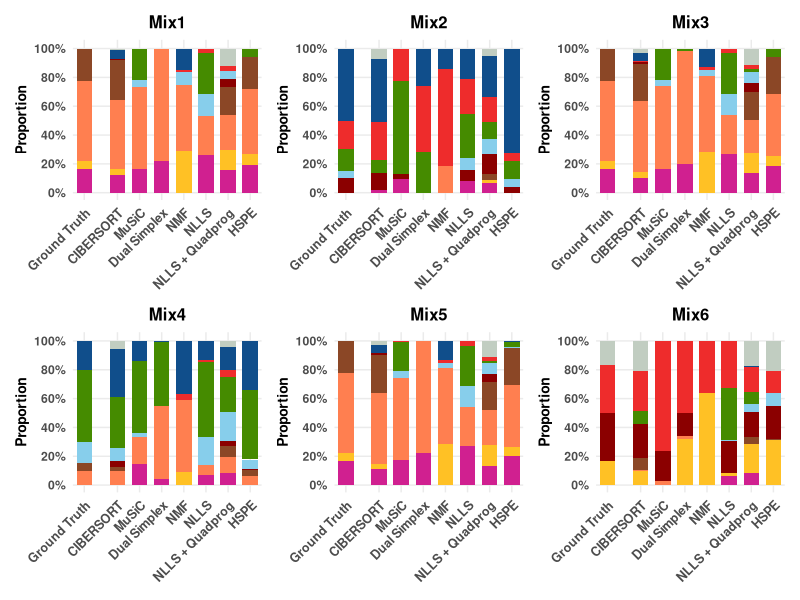
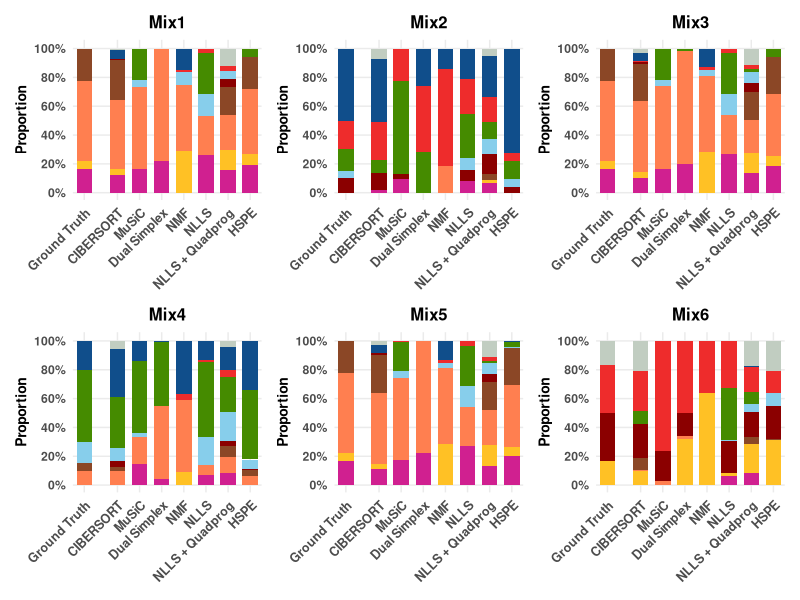
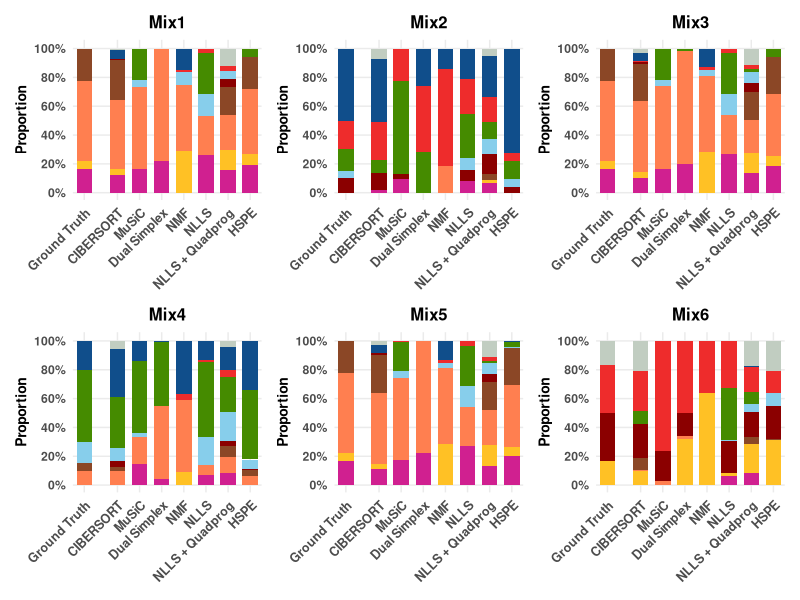

Generate these figures, in order, with R:
library(ggplot2)
library(dplyr)
library(tidyr)
library(patchwork)
library(RColorBrewer)
library(cowplot)
library(grid)

# Define the ground truth data
ground_truth_data <- data.frame(
  Mix = c("Mix1", "Mix2", "Mix3", "Mix4", "Mix5", "Mix6"),
  Breast = c(0.15, 0, 0.15, 0, 0.15, 0),
  Blymphocyte = c(0.05, 0, 0.05, 0, 0.05, 0.1),
  `Blymphocyte-stim` = c(0.1, 0, 0.1, 0, 0.1, 0.2),
  Kidney = c(0.5, 0, 0.5, 0.1, 0.5, 0),
  Colon = c(0.2, 0, 0.2, 0.05, 0.2, 0),
  Myeloid = c(0, 0.1, 0, 0, 0, 0.2),
  Lung = c(0, 0.05, 0, 0.15, 0, 0),
  Pancreas = c(0, 0.15, 0, 0.5, 0, 0),
  Platelets = c(0, 0.2, 0, 0, 0, 0.2),
  Prostate = c(0, 0.5, 0, 0.2, 0, 0),
  TLymphocyte = c(0, 0, 0, 0, 0, 0.1),
  `Tlymphocyte.Stim` = c(0.1, 0, 0.1, 0, 0.1, 0.2)
)

# CIBERSORT results
cibersort_data <- data.frame(
  Mix = c("Mix1", "Mix2", "Mix3", "Mix4", "Mix5", "Mix6"),
  Blymphocyte = c(0.03544808, 0, 0.03252584, 0, 0.03250260, 0.08171565),
  `Blymphocyte-stim` = c(0.08664369, 0.00126137, 0.08088334, 0, 0.08271591, 0.09938276),
  Breast = c(0.11235536, 0.01629801, 0.09664910, 0, 0.09964531, 0),
  Colon = c(0.25059464, 0, 0.23872318, 0.02845874, 0.23804884, 0.06797212),
  Kidney = c(0.43977047, 0.00179195, 0.45368759, 0.09968292, 0.45652048, 0.00471870),
  Lung = c(0, 0, 0, 0.09055198, 0, 0),
  Myeloid = c(0.00849479, 0.11615454, 0.01207317, 0.03619246, 0.01252438, 0.18837339),
  Pancreas = c(0, 0.09053287, 0, 0.35302824, 0, 0.07521662),
  Platelets = c(0.00341864, 0.26163745, 0.00324551, 0.00125320, 0.00341519, 0.22299663),
  Prostate = c(0.05182007, 0.44337890, 0.05666456, 0.33556718, 0.05160016, 0),
  TLymphocyte = c(0.01145425, 0.06894490, 0.02554770, 0.05526527, 0.02302712, 0.16715631),
  `Tlymphocyte.Stim` = c(0, 0, 0, 0, 0, 0.09246781)
)

# MuSiC results
music_data <- data.frame(
  Mix = c("Mix1", "Mix2", "Mix3", "Mix4", "Mix5", "Mix6"),
  Blymphocyte = c(0.0000, 0.0000, 0.0000, 0.0000, 0.0000, 0.0000),
  `Blymphocyte-stim` = c(0.1521, 0.0292, 0.1518, 0.0000, 0.1518, 0.3735),
  Breast = c(0.1379, 0.0895, 0.1409, 0.1444, 0.1455, 0.0000),
  Colon = c(0.0000, 0.0000, 0.0000, 0.0000, 0.0000, 0.0000),
  Kidney = c(0.4850, 0.0000, 0.4841, 0.1926, 0.4845, 0.0118),
  Lung = c(0.0386, 0.0000, 0.0405, 0.0272, 0.0388, 0.0000),
  Myeloid = c(0.0000, 0.0334, 0.0000, 0.0000, 0.0000, 0.0840),
  Pancreas = c(0.1832, 0.6284, 0.1785, 0.4941, 0.1753, 0.0000),
  Platelets = c(0.0031, 0.2194, 0.0042, 0.0000, 0.0041, 0.3105),
  Prostate = c(0.0000, 0.0000, 0.0000, 0.1417, 0.0000, 0.0000),
  TLymphocyte = c(0.0000, 0.0000, 0.0000, 0.0000, 0.0000, 0.0000),
  `Tlymphocyte.Stim` = c(0.0000, 0.0000, 0.0000, 0.0000, 0.0000, 0.2202)
)

# Dual simplex data
dual_simplex_data <- data.frame(
  Mix = c("Mix1", "Mix2", "Mix3", "Mix4", "Mix5", "Mix6"),
  Blymphocyte = c(2.976693e-18, 7.238377e-18, 3.810873e-18, -7.684857e-17, 1.201748e-18, 3.167624e-01),
  `Blymphocyte-stim` = c(7.574810e-17, -1.390507e-17, 1.199754e-16, -6.873815e-17, 7.879790e-17, -4.377621e-17),
  Breast = c(2.211915e-01, -1.902651e-18, 2.015607e-01, 3.899711e-02, 2.230418e-01, 8.847443e-18),
  Colon = c(1.738153e-17, 5.949081e-17, -3.138531e-17, 2.658724e-17, -2.370326e-17, 3.372543e-17),
  Kidney = c(7.788085e-01, -9.151554e-20, 7.789732e-01, 5.110100e-01, 7.769582e-01, 2.137894e-02),
  Lung = c(2.292003e-16, -2.691641e-18, 1.467332e-16, -1.953111e-16, 1.623951e-16, -3.679393e-18),
  Myeloid = c(-3.110588e-17, -1.203341e-17, 3.859512e-18, -9.090631e-18, 3.661281e-18, 1.622476e-01),
  Pancreas = c(9.840948e-20, 2.812259e-01, 1.946611e-02, 4.457316e-01, -8.456681e-20, 9.897054e-18),
  Platelets = c(1.965248e-19, 4.597098e-01, -2.979761e-18, -2.174889e-18, -7.746821e-18, 4.996111e-01),
  Prostate = c(-4.045234e-16, 2.590643e-01, -3.853790e-16, 4.261314e-03, -3.972425e-16, -4.676349e-17),
  TLymphocyte = c(1.846640e-17, 8.554129e-17, -2.019911e-17, -6.120612e-17, -9.974101e-18, 3.153791e-18),
  `Tlymphocyte.Stim` = c(4.555504e-18, -1.226786e-16, -1.787359e-16, -7.578306e-18, -1.620348e-16, -3.279305e-17)
)

# NMF data
nmf_data <- data.frame(
  Mix = c("Mix1", "Mix2", "Mix3", "Mix4", "Mix5", "Mix6"),
  Kidney = c(0.457979119488629, 0.185977102488706, 0.531021251206337, 0.502372808205509, 0.533846250843462, 0),
  Prostate = c(0.148089221818423, 0.143953065170294, 0.128478892224605, 0.369368737367811, 0.128807232839981, 0),
  Blymphocyte = c(0.291652417773992, 0, 0.279720122165664, 0.0901060282196631, 0.281617015935284, 0.642201452023517),
  Lung = c(0.0850678482028392, 0, 0.0400326835047353, 0, 0.033927058695742, 0),
  Platelets = c(0.0172113927161165, 0.670069832341001, 0.0207470508986588, 0.0381524262070174, 0.0218024416855307, 0.357798547976483),
  `Blymphocyte-stim` = c(0, 0, 0, 0, 0, 0),
  Breast = c(0, 0, 0, 0, 0, 0),
  Colon = c(0, 0, 0, 0, 0, 0),
  Myeloid = c(0, 0, 0, 0, 0, 0),
  Pancreas = c(0, 0, 0, 0, 0, 0),
  TLymphocyte = c(0, 0, 0, 0, 0, 0),
  `Tlymphocyte.Stim` = c(0, 0, 0, 0, 0, 0)
)

# NLLS data
nlls_data <- data.frame(
  Mix = c("Mix1", "Mix2", "Mix3", "Mix4", "Mix5", "Mix6"),
  Blymphocyte = c(0.00000000, 0.00000000, 0.00000000, 0.00000000, 0.00000000, 0.01346631),
  `Blymphocyte-stim` = c(0.14497517, 0.06518118, 0.14463538, 0.07297522, 0.14496675, 0.17008175),
  Breast = c(0.20239329, 0.07195102, 0.20496013, 0.06024032, 0.20700451, 0.04195438),
  Colon = c(0, 0, 0, 0, 0, 0),
  Kidney = c(0.20581673, 0.00000000, 0.20448794, 0.06222798, 0.20492304, 0.00000000),
  Lung = c(0.114395529, 0.075318773, 0.115758372, 0.173507490, 0.114689313, 0.002686254),
  Myeloid = c(0.00000000, 0.07400891, 0.00000000, 0.00000000, 0.00000000, 0.14655733),
  Pancreas = c(0.2176951, 0.2787699, 0.2137560, 0.4543043, 0.2124891, 0.2382445),
  Platelets = c(0.02487181, 0.21880772, 0.02554621, 0.01358061, 0.02555993, 0.21202936),
  Prostate = c(0.0000000, 0.1941958, 0.0000000, 0.1175246, 0.0000000, 0.0000000),
  TLymphocyte = c(0, 0, 0, 0, 0, 0),
  `Tlymphocyte.Stim` = c(0.08985239, 0.02176675, 0.09085595, 0.04563950, 0.09036731, 0.17498015)
)

# NLLS + Quadprog data
nlls_quadprog_data <- data.frame(
  Mix = c("Mix1", "Mix2", "Mix3", "Mix4", "Mix5", "Mix6"),
  Blymphocyte = c(0.13890662, 0.01790041, 0.13438085, 0.00000000, 0.13809594, 0.15230924),
  `Blymphocyte-stim` = c(0.01885689, 0.11195282, 0.02396899, 0.09890843, 0.01059959, 0.11621152),
  Breast = c(0.15009062, 0.05285325, 0.12813621, 0.06800441, 0.13039702, 0.06593136),
  Colon = c(0.18793321, 0.03400344, 0.18371456, 0.06060474, 0.18506425, 0.03504738),
  Kidney = c(0.23002136, 0.00000000, 0.22326926, 0.08466211, 0.23301971, 0.00000000),
  Lung = c(0.06017492, 0.08174585, 0.07365307, 0.15710046, 0.06941715, 0.04274868),
  Myeloid = c(0.05374678, 0.10938500, 0.05719799, 0.02843053, 0.05552310, 0.13377374),
  Pancreas = c(0.00000000, 0.09745456, 0.02085993, 0.18935251, 0.01879435, 0.06185263),
  Platelets = c(0.03130424, 0.13532285, 0.02645816, 0.04282437, 0.02304654, 0.12940003),
  Prostate = c(0.000000000, 0.231680540, 0.000000000, 0.120704113, 0.000000000, 0.006297306),
  TLymphocyte = c(0.11643794, 0.03882258, 0.11013243, 0.03525185, 0.10816389, 0.13252163),
  `Tlymphocyte.Stim` = c(0.01252742, 0.08887870, 0.01822855, 0.11415648, 0.02787847, 0.12390649)
)

# HSPE data
hspe_data <- data.frame(
  Mix = c("Mix1", "Mix2", "Mix3", "Mix4", "Mix5", "Mix6"),
  Blymphocyte = c(0.0615462915975005, 2.10986670974832e-14, 0.056581668354361, 1.63333935287624e-14, 0.0538422302761945, 0.109253055838156),
  `Blymphocyte-stim` = c(0.17205189564674, 8.9529327722133e-15, 0.149085653208496, 2.12357239506118e-14, 0.158076349966032, 0.565480232581023),
  Breast = c(0.159174908896492, 1.12054921216177e-12, 0.157809904032517, 2.37654512353938e-12, 0.168462474830569, 8.15028066494612e-14),
  Colon = c(0.184944097814528, 0.000860432365042374, 0.215606708016647, 0.0440677338966095, 0.216085511553033, 0.0017857447927055),
  Kidney = c(0.374188781259241, 0.000276500335019246, 0.369621003708629, 0.0638667986895588, 0.359589944467675, 0.000600596018706707),
  Lung = c(0.00113345682398526, 0.0555962521047241, 0.00253299657465361, 0.0691174535927729, 0.00392343153901516, 0.0318630911936676),
  Myeloid = c(0.000410236518530606, 0.0405496285468119, 0.000551736347792372, 0.000350613878038412, 0.000542608602068294, 0.0826691200391667),
  Pancreas = c(0.0419007094640993, 0.125321093618446, 0.0445982183455745, 0.480411225036451, 0.0280126639522533, 0.000201941790806037),
  Platelets = c(8.29940111804725e-06, 0.0500390217826638, 1.40926938417996e-05, 2.48108732758093e-06, 1.23863298025725e-05, 0.0534074739655798),
  Prostate = c(2.25871144600948e-11, 0.726862588963815, 0.0016033206481104, 0.341233007697635, 0.00695016108583158, 1.19323243989806e-12),
  TLymphocyte = c(0.0046413225549792, 2.01007047484897e-05, 0.00199469806852641, 0.0003042093938911, 0.00210970378859576, 0.0726900406644244),
  `Tlymphocyte.Stim` = c(1.98289893473012e-13, 0.000474381577578971, 8.49851697974119e-13, 0.000646476725300891, 0.00239253360892957, 0.08204870311449)
)

# NORMALIZATION FUNCTION
normalize_and_standardize <- function(df, method_name = "Unknown") {
  cat("Processing", method_name, "...\n")
  
  all_cell_types <- c("Breast", "Blymphocyte", "Blymphocyte-stim", "Kidney", 
                      "Colon", "Myeloid", "Lung", "Pancreas", "Platelets", 
                      "Prostate", "TLymphocyte", "Tlymphocyte-Stim")
  
  # Create a standardized dataframe with all cell types
  standardized_df <- data.frame(Mix = df$Mix)
  
  # Add each cell type column, using 0 if not present in original data
  for (cell_type in all_cell_types) {
    if (cell_type %in% names(df)) {
      standardized_df[[cell_type]] <- as.numeric(df[[cell_type]])
    } else {
      standardized_df[[cell_type]] <- 0
    }
  }
  
  # Process each row to ensure proper normalization
  for (i in 1:nrow(standardized_df)) {
    row_values <- as.numeric(standardized_df[i, -1])
    
    # Handle negative values and tiny scientific notation
    row_values[row_values < 0] <- 0
    row_values[abs(row_values) < 1e-12] <- 0
    
    # Calculate sum
    row_sum <- sum(row_values, na.rm = TRUE)
    
    if (row_sum <= 1e-12) {
      row_values <- rep(0, length(row_values))
      row_sum <- 0
    }
    
    # Normalize to proportions
    if (row_sum > 0) {
      row_values <- row_values / row_sum
    } else {
      row_values <- rep(1/length(row_values), length(row_values))
    }
    
    current_sum <- sum(row_values)
    if (abs(current_sum - 1.0) > 1e-14) {
      max_idx <- which.max(row_values)
      adjustment <- 1.0 - current_sum
      row_values[max_idx] <- row_values[max_idx] + adjustment
    }
    
    # Assign back
    standardized_df[i, -1] <- row_values
  }
  
  # Verify sums
  row_sums <- rowSums(standardized_df[, -1])
  cat("  Final row sums:", round(row_sums, 15), "\n")
  
  return(standardized_df)
}

ground_truth_processed <- normalize_and_standardize(ground_truth_data, "Ground Truth")
music_processed <- normalize_and_standardize(music_data, "MuSiC")
cibersort_processed <- normalize_and_standardize(cibersort_data, "CIBERSORT")
dual_simplex_processed <- normalize_and_standardize(dual_simplex_data, "Dual Simplex")
nmf_processed <- normalize_and_standardize(nmf_data, "NMF")
nlls_processed <- normalize_and_standardize(nlls_data, "NLLS")
nlls_quadprog_processed <- normalize_and_standardize(nlls_quadprog_data, "NLLS + Quadprog")
hspe_processed <- normalize_and_standardize(hspe_data, "HSPE")

# Convert to long format with consistent structure
to_long_format <- function(df, method_name) {
  df %>%
    pivot_longer(cols = -Mix, names_to = "Cell_Type", values_to = "Proportion") %>%
    mutate(Method = method_name,
           Cell_Type = gsub("\\.", "-", Cell_Type))
}

# Convert all datasets to long format
all_data_long <- bind_rows(
  to_long_format(ground_truth_processed, "Ground Truth"),
  to_long_format(music_processed, "MuSiC"),
  to_long_format(cibersort_processed, "CIBERSORT"),
  to_long_format(dual_simplex_processed, "Dual Simplex"),
  to_long_format(nmf_processed, "NMF"),
  to_long_format(nlls_processed, "NLLS"),
  to_long_format(nlls_quadprog_processed, "NLLS + Quadprog"),
  to_long_format(hspe_processed, "HSPE")
)

# CUSTOM COLOR PALETTE
color_palette <- c(
  "Blymphocyte" = "goldenrod1",
  "Blymphocyte-stim" = "goldenrod",
  "Tlymphocyte-Stim" = "honeydew4",
  "TLymphocyte" = "honeydew3",
  "Myeloid" = "red4",
  "Platelets" = "firebrick2",
  "Breast" = "violetred",
  "Prostate" = "dodgerblue4",
  "Pancreas" = "chartreuse4",
  "Lung" = "skyblue",
  "Kidney" = "coral",
  "Colon" = "sienna4"
)

# Define method order
method_order <- c("Ground Truth", "CIBERSORT", "MuSiC", "Dual Simplex", 
                  "NMF", "NLLS", "NLLS + Quadprog", "HSPE")

# Create plots for each mix
plot_list <- list()
for (mix_id in paste0("Mix", 1:6)) {
  mix_data <- all_data_long %>% 
    filter(Mix == mix_id) %>%
    mutate(Method = factor(Method, levels = method_order),
           # Add spacing after Ground Truth
           x_position = ifelse(Method == "Ground Truth", 1, 
                               as.numeric(Method) + 0.5))
  
  p <- ggplot(mix_data, aes(x = x_position, y = Proportion, fill = Cell_Type, group = Method)) +
    geom_bar(stat = "identity", position = "stack", width = 0.7) +
    scale_fill_manual(values = color_palette) +
    scale_x_continuous(
      breaks = c(1, 2.5, 3.5, 4.5, 5.5, 6.5, 7.5, 8.5),
      labels = method_order,
      expand = expansion(mult = c(0.02, 0.02))
    ) +
    scale_y_continuous(limits = c(0, 1.01), breaks = seq(0, 1, by = 0.2),
                       labels = scales::percent_format(accuracy = 1)) +
    labs(title = mix_id,
         x = NULL,
         y = "Proportion") +
    theme_minimal() +
    theme(
      legend.position = "none",
      axis.text.x = element_text(angle = 45, hjust = 1, size = 9, face = "bold"),
      axis.text.y = element_text(face = "bold"),
      axis.title.y = element_text(size = 10, face = "bold"),
      plot.title = element_text(size = 12, face = "bold", hjust = 0.5),
      panel.grid.minor = element_blank()
    )
  
  plot_list[[mix_id]] <- p
}

# Create combined plot
final_plot <- (plot_list$Mix1 + plot_list$Mix2 + plot_list$Mix3) / 
  (plot_list$Mix4 + plot_list$Mix5 + plot_list$Mix6) +
  plot_layout(guides = "collect") & 
  theme(legend.position = "none")

# Save plots at publication quality
ggsave("deconvolution_comparison_PUB.pdf", final_plot, width = 16, height = 10, dpi = 600)
ggsave("deconvolution_comparison_PUB.png", final_plot, width = 16, height = 10, dpi = 600)

# Display the plot
print(final_plot)
